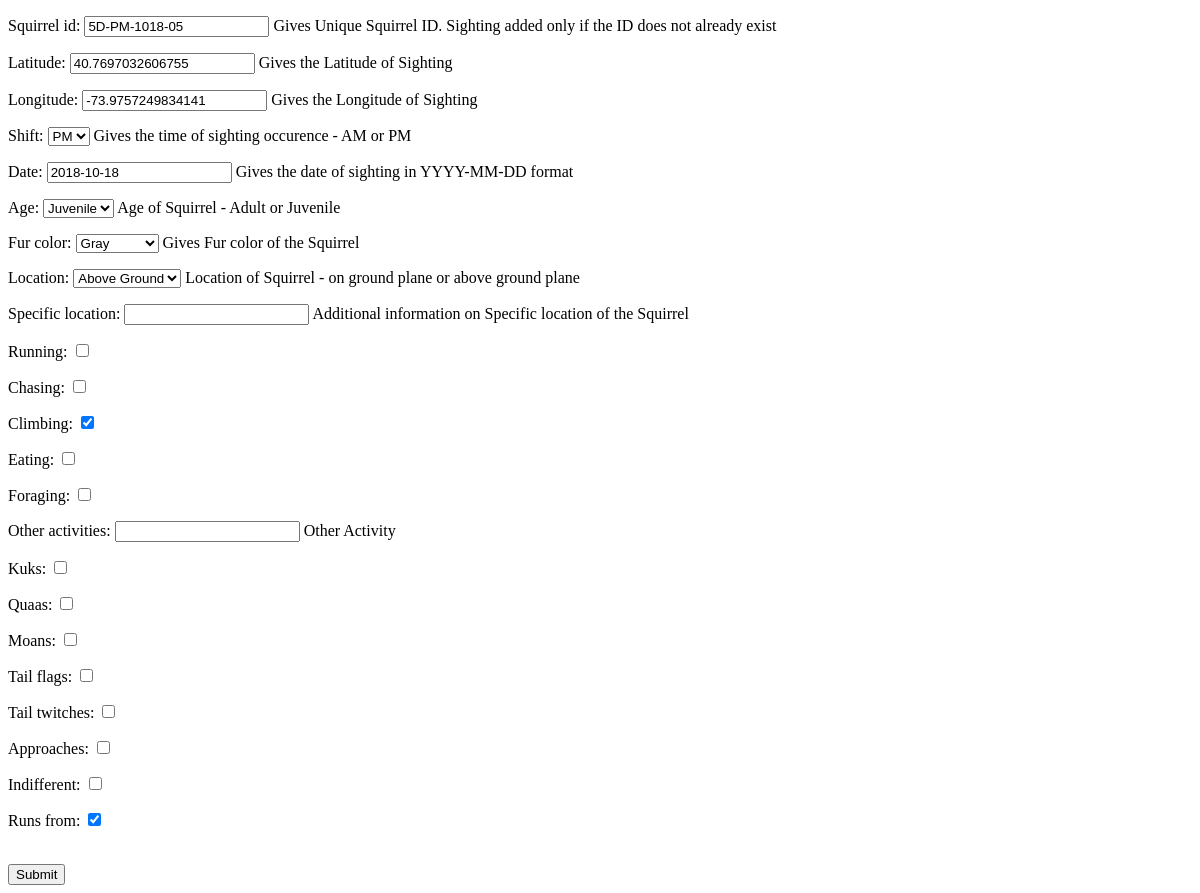
The page /sightings/5D-PM-1018-05 on the database as committed earlier.
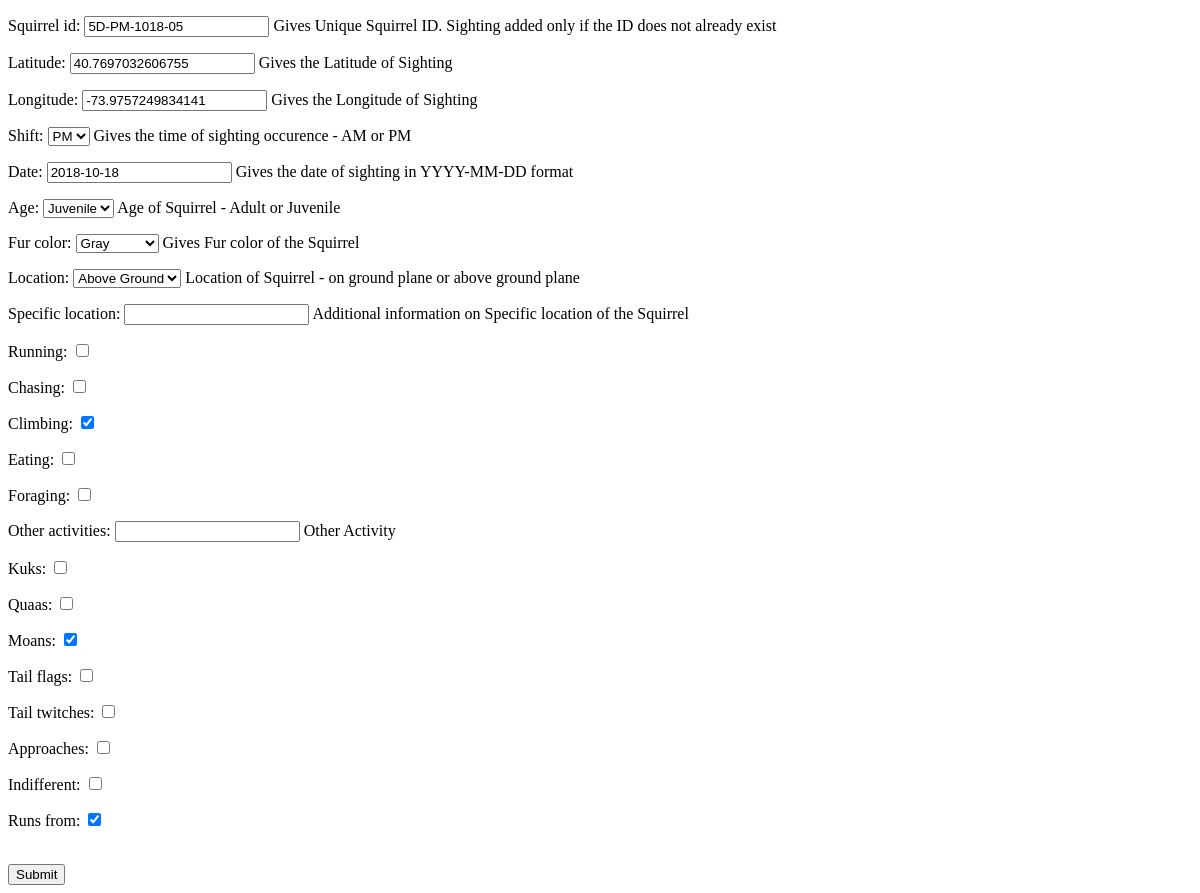
The same page on the database as committed later.
### sightings/models.py (models this page shows, shortened)
class Squirrel(models.Model):
    squirrel_id = models.CharField(max_length=20,primary_key=True,help_text=_("Gives Unique Squirrel ID. Sighting added only if the ID does not already exist"),)
    AM = 'AM'
    PM = 'PM'
    SHIFT_CHOICES = (
        (AM, 'AM'),
        (PM, 'PM'),
    )
    latitude = models.FloatField(
            help_text=_('Gives the Latitude of Sighting'),
            )
    longitude = models.FloatField(
            help_text=_('Gives the Longitude of Sighting'),
            )
    shift = models.CharField(
        max_length=2,
        choices=SHIFT_CHOICES,
        default=AM,
        help_text=_("Gives the time of sighting occurence - AM or PM"),
    )
    date = models.DateField(help_text=_("Gives the date of sighting in YYYY-MM-DD format"),)
    ADULT = 'Adult'
    JUVENILE = 'Juvenile'
    AGE_CHOICES = (
        (ADULT,'Adult'),
        (JUVENILE,'Juvenile'),
        ('',''),
    )
    age = models.CharField(
        max_length=10,
        choices=AGE_CHOICES,
        default=ADULT,
        help_text=_("Age of Squirrel - Adult or Juvenile"),
        null=True,
    )
    GRAY = 'Gray'
    CINNAMON = 'Cinnamon'
    BLACK = 'Black'
    FUR_CHOICES = (
        (GRAY,'Gray'),
        (CINNAMON,'Cinnamon'),
        (BLACK,'Black'),
        ('',''),
    )
    fur_color = models.CharField(
        max_length=20,
        choices=FUR_CHOICES,
        default=GRAY,
        help_text=_('Gives Fur color of the Squirrel'),
        null=True,
    )
    GROUND_PLANE = 'Ground Plane'
    ABOVE_GROUND = 'Above Ground'
    LOC_CHOICES = (
        (GROUND_PLANE,'Ground Plane'),
        (ABOVE_GROUND,'Above Ground'),
        ('',''),
    )
    location = models.CharField(
        max_length=30,
        choices=LOC_CHOICES,
        default=GROUND_PLANE,
        help_text=_("Location of Squirrel - on ground plane or above ground plane"),
        null=True,
    )
    specific_location = models.CharField(max_length=200,help_text=_("Additional information on Specific location of the Squirrel"), null=True, blank=True,)
    running = models.BooleanField(default=False,)
    chasing = models.BooleanField(default=False,)
    climbing = models.BooleanField(default=False,)
    eating = models.BooleanField(default=False,)
    foraging = models.BooleanField(default=False)
    other_activities = models.CharField(max_length=200, null=True, blank=True, help_text=_("Other Activity"),)
    kuks = models.BooleanField(default=False,)
    quaas = models.BooleanField(default=False,)
    moans = models.BooleanField(default=False,)
    tail_flags = models.BooleanField(default=False,)
    tail_twitches = models.BooleanField(default=False,)
    approaches = models.BooleanField(default=False,)
    indifferent = models.BooleanField(default=False,)
    runs_from = models.BooleanField(default=False,)

### sightings/views.py (the view)
# urls.py: path('<squirrel_id>', views.edit_squirrel),
def edit_squirrel(request, squirrel_id):
    squirrel = Squirrel.objects.get(pk=squirrel_id)
    if request.method == 'POST':
        form = SquirrelForm(request.POST, instance=squirrel)
        if form.is_valid():
            form.save()
            return redirect('/sightings')
        else:
            return HttpResponse('Invalid Data! e.g. Please check the format of the Date')
    else:
        form = SquirrelForm(instance=squirrel)
    context = {
            'form': form
            }
    return render(request, 'sightings/edit.html', context)

### sightings/forms.py
class SquirrelForm(ModelForm):
    class Meta:
        model = Squirrel
        fields = '__all__'

### sightings/templates/sightings/edit.html (shortened to what this page needs)
<!doctype html>
<html>
  <body>
    <form method="post">
      {{ form.as_p }}
      <br>
      <input type="submit" name="Submit">
    </form>
  </body>
</html>

Rows that differ between the two databases and show on the page:
changed Squirrel "5D-PM-1018-05": moans "☐" → "☑"
